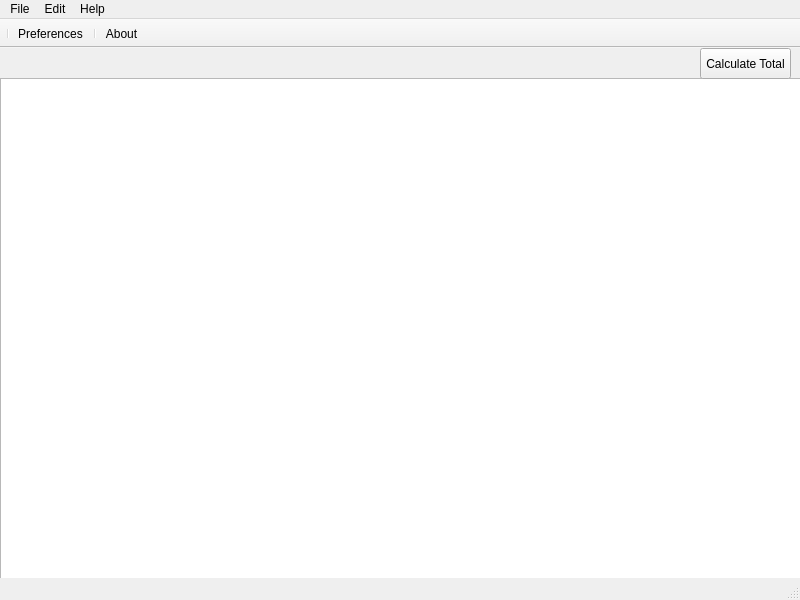
<?xml version="1.0" encoding="UTF-8"?>
<ui version="4.0">
 <class>main_widow</class>
 <widget class="QMainWindow" name="main_widow">
  <property name="geometry">
   <rect>
    <x>0</x>
    <y>0</y>
    <width>800</width>
    <height>600</height>
   </rect>
  </property>
  <property name="windowTitle">
   <string> PyDataMan 0.1</string>
  </property>
  <widget class="QWidget" name="centralwidget">
   <widget class="QTableWidget" name="main_table">
    <property name="geometry">
     <rect>
      <x>0</x>
      <y>30</y>
      <width>801</width>
      <height>511</height>
     </rect>
    </property>
    <attribute name="horizontalHeaderVisible">
     <bool>true</bool>
    </attribute>
    <attribute name="horizontalHeaderDefaultSectionSize">
     <number>150</number>
    </attribute>
   </widget>
   <widget class="QPushButton" name="btn_calculatetotal">
    <property name="geometry">
     <rect>
      <x>700</x>
      <y>0</y>
      <width>91</width>
      <height>31</height>
     </rect>
    </property>
    <property name="text">
     <string>Calculate Total</string>
    </property>
   </widget>
  </widget>
  <widget class="QMenuBar" name="main_menubar">
   <property name="geometry">
    <rect>
     <x>0</x>
     <y>0</y>
     <width>800</width>
     <height>21</height>
    </rect>
   </property>
   <widget class="QMenu" name="menu_file">
    <property name="title">
     <string>File</string>
    </property>
    <addaction name="action_open"/>
    <addaction name="action_save"/>
    <addaction name="separator"/>
    <addaction name="action_exit"/>
   </widget>
   <widget class="QMenu" name="menuEdit">
    <property name="title">
     <string>Edit</string>
    </property>
    <addaction name="actionPreferences"/>
   </widget>
   <widget class="QMenu" name="menuHelp">
    <property name="title">
     <string>Help</string>
    </property>
    <addaction name="actionAbout"/>
   </widget>
   <addaction name="menu_file"/>
   <addaction name="menuEdit"/>
   <addaction name="menuHelp"/>
  </widget>
  <widget class="QStatusBar" name="main_statusbar"/>
  <widget class="QToolBar" name="main_toolbar">
   <property name="windowTitle">
    <string>toolBar</string>
   </property>
   <property name="movable">
    <bool>false</bool>
   </property>
   <attribute name="toolBarArea">
    <enum>TopToolBarArea</enum>
   </attribute>
   <attribute name="toolBarBreak">
    <bool>false</bool>
   </attribute>
   <addaction name="separator"/>
   <addaction name="actionPreferences"/>
   <addaction name="separator"/>
   <addaction name="actionAbout"/>
  </widget>
  <action name="action_exit">
   <property name="text">
    <string>Exit</string>
   </property>
  </action>
  <action name="actionPreferences">
   <property name="text">
    <string>Preferences</string>
   </property>
  </action>
  <action name="actionAbout">
   <property name="text">
    <string>About</string>
   </property>
  </action>
  <action name="action_open">
   <property name="text">
    <string>Open</string>
   </property>
  </action>
  <action name="action_save">
   <property name="text">
    <string>Save</string>
   </property>
  </action>
 </widget>
 <tabstops>
  <tabstop>main_table</tabstop>
 </tabstops>
 <resources/>
 <connections/>
</ui>
